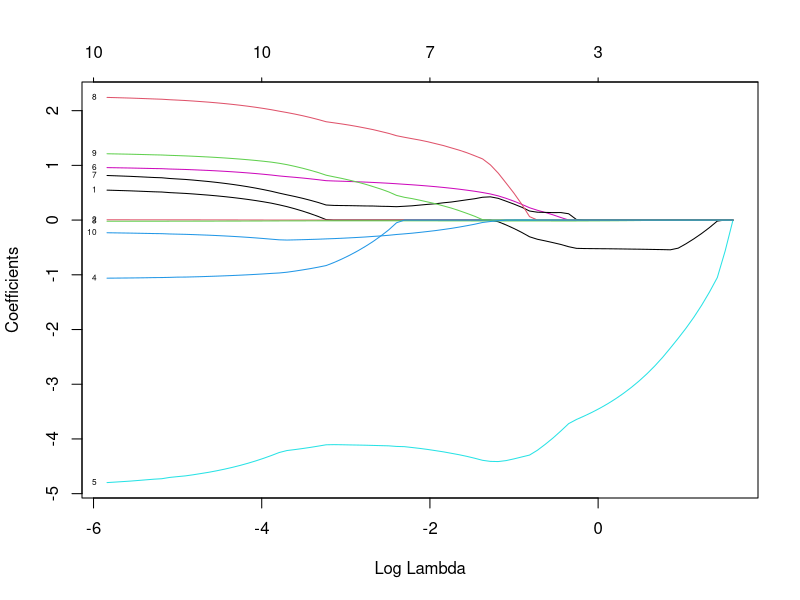
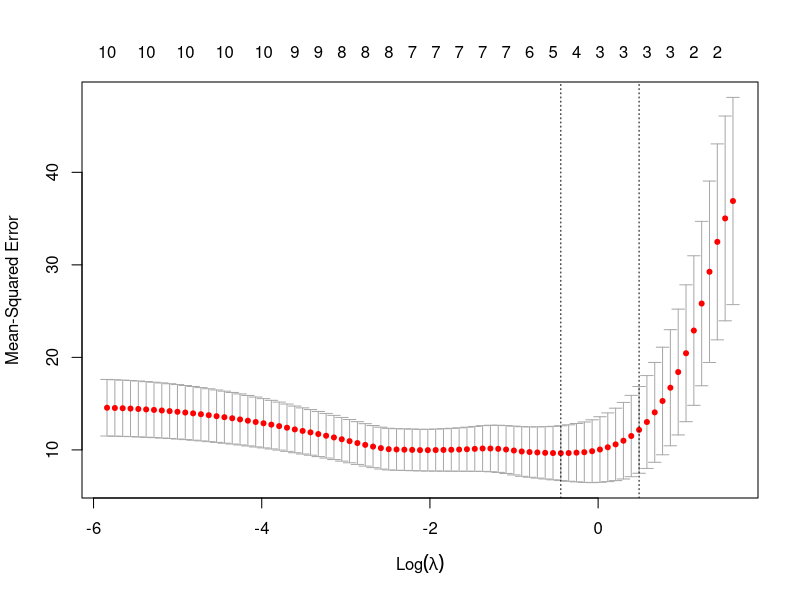
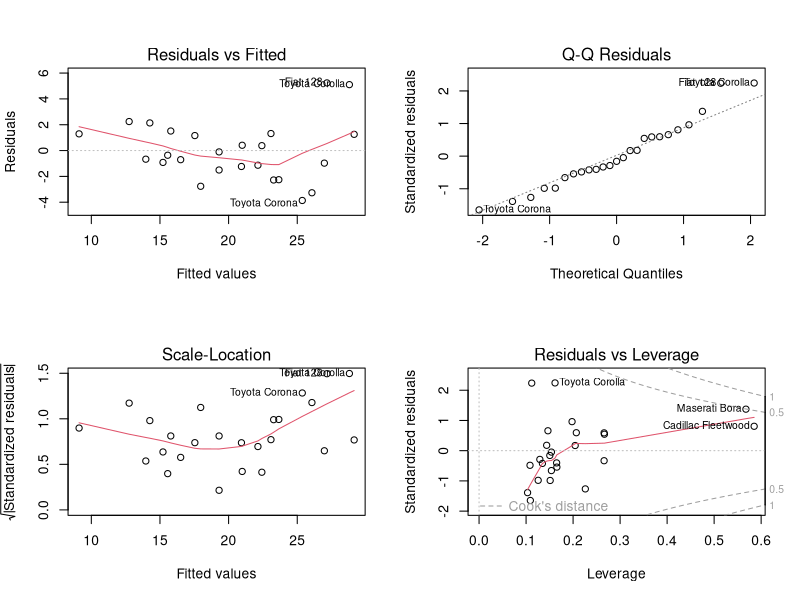
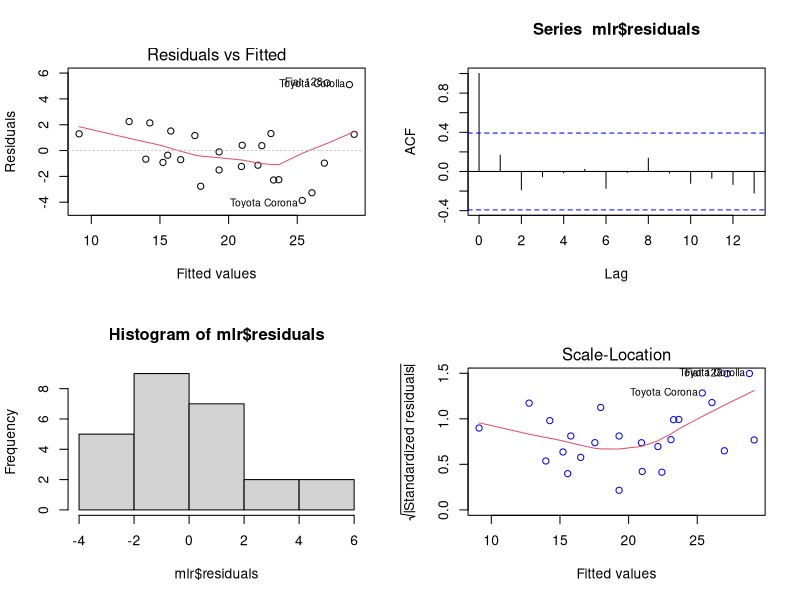

Here is the R script that generated these plots, in order:
## ---- chunk 1
knitr::opts_chunk$set(echo = TRUE)
## ---- chunk 2
library(caret)
library(car)
library(lmtest)
library(glmnet)
## ---- chunk 3
data = mtcars
str(data)
names(data)
# Set seed for reproducibility
set.seed(39)
# Data partition
ind <- sample(2, nrow(data), replace = T,prob = c(0.7, 0.3))
print(ind)

# Training data
train_data <- data[ind == 1,]
train_data
# Check the partition
table(ind)

# Test data
test_data <- data[ind == 2,]
test_data
# Check the partition
table(ind)

## ---- chunk 4
# Fit simple linear regression models
lm1 <- lm(mpg ~ cyl, data = train_data)
summary(lm1)
## ---- chunk 5
lm2 <- lm(mpg ~ disp, data = train_data)
summary(lm2)
## ---- chunk 6
lm3 <- lm(mpg ~ hp, data = train_data)
summary(lm3)
## ---- chunk 7
lm4 <- lm(mpg ~ drat, data = train_data)
summary(lm4)
## ---- chunk 8
lm5 <- lm(mpg ~ wt, data = train_data)
summary(lm5)
## ---- chunk 9
lm6 <- lm(mpg ~ qsec, data = train_data)
summary(lm6)
## ---- chunk 10
lm7 <- lm(mpg ~ vs, data = train_data)
summary(lm7)
## ---- chunk 11
lm8 <- lm(mpg ~ am, data = train_data)
summary(lm8)
## ---- chunk 12
lm9 <- lm(mpg ~ gear, data = train_data)
summary(lm9)
## ---- chunk 13
lm10 <- lm(mpg ~ carb, data = train_data)
summary(lm10)
## ---- chunk 14
results <- lapply(names(data)[-1], function(var) {
  formula <- as.formula(paste("mpg ~", var))
  model <- lm(formula, data = train_data)
  summary(model)$coefficients[2, 4]  # p-value of the predictor
})
print(results)
names(results) <- names(data)[-1]
print(names(results))
sig_vars <- names(results)[unlist(results) < 0.05]
sig_vars
## ---- chunk 15
mlr <- lm(mpg ~ cyl + disp + hp + wt, data = train_data)
summary(mlr)
## ---- chunk 16
vif(mlr)

## ---- chunk 17
# Calculate RMSE
rmse <- sqrt(mean(residuals(mlr)^2))
# Calculate MAE
mae <- mean(abs(residuals(mlr)))
# Calculate R-squared
r_squared <- summary(mlr)$r.squared
# Print the accuracy indices
cat("R-squared:", r_squared, "\t", "RMSE:", rmse, "\t", "MAE:", mae, "\n")
## ---- chunk 18
# Prepare the data for lasso regression
x_train <- model.matrix(mpg ~ ., data = train_data)[, -1]
y_train <- train_data$mpg
x_test <- model.matrix(mpg ~ ., data = test_data)[, -1]
y_test <- test_data$mpg
# Fit lasso regression
lasso_model <- glmnet(x_train, y_train, alpha = 1)
summary(lasso_model)
plot(lasso_model, xvar = "lambda", label = TRUE)
## ---- chunk 19
# Cross-validation for lasso regression
lasso_cv <- cv.glmnet(x_train, y_train, alpha = 1)
plot(lasso_cv)

# Get the best lambda value
best_lambda <- lasso_cv$lambda.min
print(best_lambda)

# Step 4: Extract coefficients at best lambda
coef_lasso <- coef(lasso_cv, s = "lambda.min")
coef_lasso

# See selected variables
selected_vars <- rownames(coef_lasso)[which(coef_lasso != 0)]
print(selected_vars)

## ---- chunk 20
# Residual analysis
par(mfrow = c(2, 2))
plot(mlr)

## ---- chunk 21
# Graphical test
plot(mlr, which = 1)
## ---- chunk 22
# Statistical test
summary(mlr$residuals)
## ---- chunk 23
# Graphical test(suggestive)
acf(mlr$residuals)
## ---- chunk 24
# Statistical test
durbinWatsonTest(mlr)

## ---- chunk 25
# Graphical test
hist(mlr$residuals)
## ---- chunk 26
# Statistical test
shapiro.test(mlr$residuals)
## ---- chunk 27
# Graphical test
plot(mlr, which = 3, col = c("blue"))
## ---- chunk 28
# Statistical test
bptest(mlr)
## ---- chunk 29
# Predict the mpg on testing data
predictions <- predict(mlr, newdata = test_data)
# Calculate RMSE
rmse_test <- sqrt(mean((predictions - test_data$mpg)^2))
# Calculate MAE
mae_test <- mean(abs(predictions - test_data$mpg))
# Calculate R-squared
r_squared_test <- 1 - (sum((predictions - test_data$mpg)^2) / sum((mean(test_data$mpg) - test_data$mpg)^2))
# Print the accuracy indices
cat("R-squared:", r_squared_test, "\t", "RMSE:", rmse_test, "\t", "MAE:", mae_test, "\n")
## ---- chunk 30
# Predict the mpg for a car with 6000 lbs weight based on test data
new_data <- data.frame(wt = 6, cyl = 6, disp = 200, hp = 100)
predicted_mpg_train <- predict(mlr, newdata = new_data)
predicted_mpg_train
## ---- chunk 31
mlr2 <- lm(mpg ~ cyl + disp + hp + wt, data = test_data)
new_data_test <- data.frame(wt = 6, cyl = 6, disp = 200, hp = 100)
predicted_mpg_test <- predict(mlr2, newdata = new_data_test)
predicted_mpg_test
